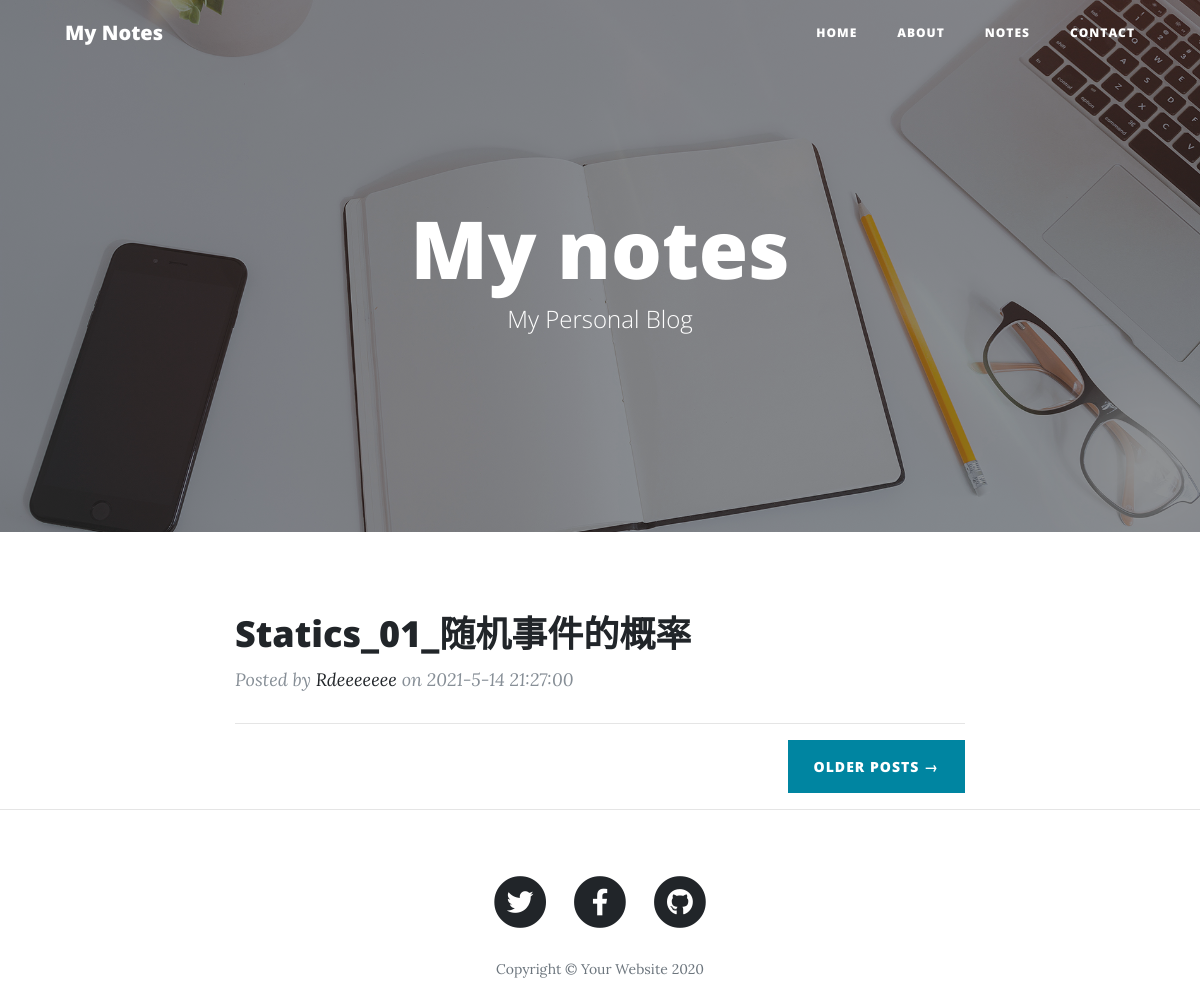
Before: /categories/4/ with the older database file.
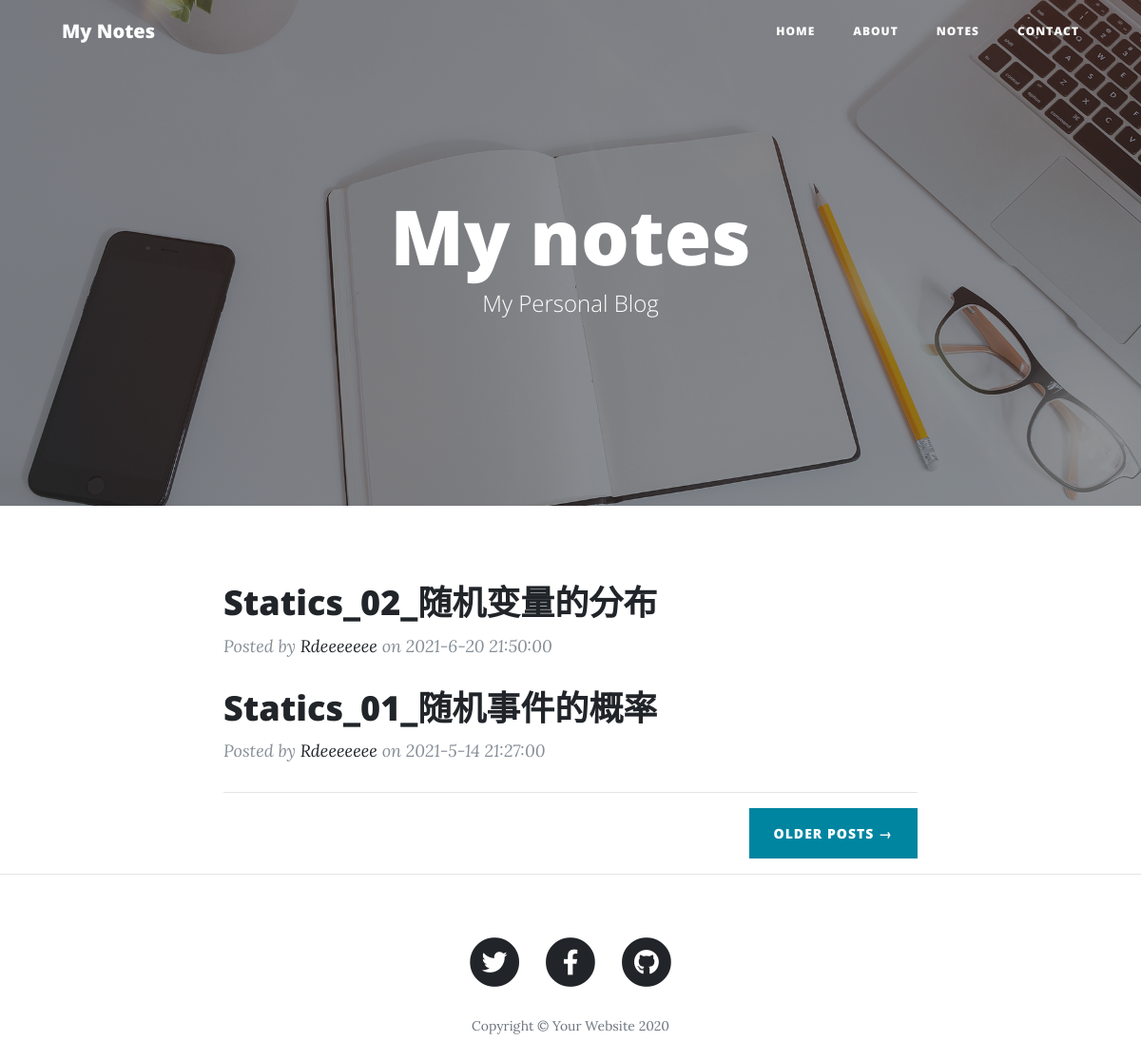
After: the same page with the newer database file.
### blog/models.py (models this page shows, shortened)
class Post(models.Model):
	title = models.CharField(max_length=70)
	body = models.TextField()
	created_time = models.DateTimeField()
	modified_time = models.DateTimeField()
	excerpt = models.CharField(max_length=200, blank=True)
	category = models.ForeignKey(Category, on_delete=models.CASCADE)
	tags = models.ManyToManyField(Tag, blank=True)
	author = models.ForeignKey(User, on_delete=models.CASCADE)
	def get_absolute_url(self):
		return reverse('blog:detail', kwargs={'pk': self.pk})
	class Meta:
		verbose_name = '文章'
		verbose_name_plural = verbose_name
		ordering = ['-created_time']

### blog/views.py (the view)
# urls.py: path('categories/<int:pk>/', views.category, name='category'),
def category(request, pk):
	cate = get_object_or_404(Category, pk=pk)
	post_list = Post.objects.filter(category=cate).order_by('-created_time')
	return render(request, 'blog/index.html', context={'post_list': post_list})

### templates/blog/index.html (shortened to what this page needs)
{% extends 'base.html' %}
{% load static %}
{% block title %}
  <h1>My notes</h1>
  <span class="subheading">My Personal Blog</span>
{% endblock title %}
{% block main %}
  <div class="container">
    <div class="row">
      <div class="col-lg-8 col-md-10 mx-auto">
        {% for post in post_list %}
          <div class="post-preview">
            <a href="{{ post.get_absolute_url }}">
              <h2 class="post-title">
                {{ post.title }}
              </h2>
            </a>
            <p class="post-meta">Posted by
              <a href="#">{{ post.author }}</a>
              on {{ post.created_time|date:"Y-n-d H:i:s" }}</p>
          </div>
        {% empty %}
          <div class="no-post">暂时还没有发布的文章！</div>
        {% endfor %}
        <hr>
        <div class="clearfix">
          <a class="btn btn-primary float-right" href="#">Older Posts &rarr;</a>
        </div>
      </div>
    </div>
  </div>
{% endblock main %}

Changed rows visible on the page:
added Post: title "Statics_02_随机变量的分布", author "Rdeeeeeee", created_time "2021-6-20 21:50:00"
